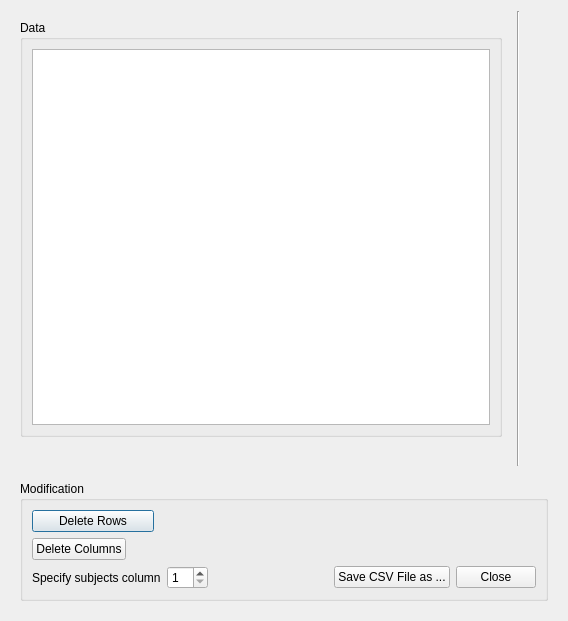
<?xml version="1.0" encoding="UTF-8"?>
<ui version="4.0">
 <class>EditInputDialog</class>
 <widget class="QDialog" name="EditInputDialog">
  <property name="geometry">
   <rect>
    <x>0</x>
    <y>0</y>
    <width>568</width>
    <height>621</height>
   </rect>
  </property>
  <property name="sizePolicy">
   <sizepolicy hsizetype="Preferred" vsizetype="Preferred">
    <horstretch>0</horstretch>
    <verstretch>0</verstretch>
   </sizepolicy>
  </property>
  <property name="windowTitle">
   <string>Dialog</string>
  </property>
  <layout class="QGridLayout" name="gridLayout">
   <item row="0" column="6" colspan="2">
    <widget class="QWidget" name="fileInformation_widget" native="true">
     <property name="sizePolicy">
      <sizepolicy hsizetype="Preferred" vsizetype="Preferred">
       <horstretch>0</horstretch>
       <verstretch>0</verstretch>
      </sizepolicy>
     </property>
     <layout class="QVBoxLayout" name="verticalLayout">
      <item>
       <widget class="QLabel" name="fileInformation_label">
        <property name="sizePolicy">
         <sizepolicy hsizetype="Preferred" vsizetype="Preferred">
          <horstretch>0</horstretch>
          <verstretch>0</verstretch>
         </sizepolicy>
        </property>
        <property name="text">
         <string/>
        </property>
        <property name="alignment">
         <set>Qt::AlignLeading|Qt::AlignLeft|Qt::AlignTop</set>
        </property>
       </widget>
      </item>
     </layout>
    </widget>
   </item>
   <item row="0" column="1" colspan="4">
    <widget class="QWidget" name="data_widget" native="true">
     <property name="minimumSize">
      <size>
       <width>500</width>
       <height>450</height>
      </size>
     </property>
     <layout class="QVBoxLayout" name="verticalLayout_3">
      <item>
       <widget class="QGroupBox" name="data_groupBox">
        <property name="title">
         <string>Data</string>
        </property>
        <layout class="QGridLayout" name="gridLayout_2">
         <item row="0" column="0" colspan="2">
          <widget class="QTableWidget" name="data_tableWidget"/>
         </item>
        </layout>
       </widget>
      </item>
      <item>
       <spacer name="horizontalSpacer">
        <property name="orientation">
         <enum>Qt::Horizontal</enum>
        </property>
        <property name="sizeHint" stdset="0">
         <size>
          <width>40</width>
          <height>20</height>
         </size>
        </property>
       </spacer>
      </item>
     </layout>
    </widget>
   </item>
   <item row="1" column="1" rowspan="4" colspan="7">
    <widget class="QWidget" name="modification_widget" native="true">
     <property name="sizePolicy">
      <sizepolicy hsizetype="Preferred" vsizetype="Preferred">
       <horstretch>0</horstretch>
       <verstretch>0</verstretch>
      </sizepolicy>
     </property>
     <layout class="QVBoxLayout" name="verticalLayout_4">
      <item>
       <widget class="QGroupBox" name="modification_groupBox">
        <property name="title">
         <string>Modification</string>
        </property>
        <layout class="QGridLayout" name="gridLayout_3">
         <item row="4" column="0">
          <widget class="QLabel" name="subjectsColumn_label">
           <property name="sizePolicy">
            <sizepolicy hsizetype="Fixed" vsizetype="Preferred">
             <horstretch>0</horstretch>
             <verstretch>0</verstretch>
            </sizepolicy>
           </property>
           <property name="text">
            <string>Specify subjects column</string>
           </property>
          </widget>
         </item>
         <item row="4" column="1">
          <widget class="QSpinBox" name="para_subjectsColumn_spinBox">
           <property name="sizePolicy">
            <sizepolicy hsizetype="Fixed" vsizetype="Fixed">
             <horstretch>0</horstretch>
             <verstretch>0</verstretch>
            </sizepolicy>
           </property>
           <property name="minimum">
            <number>1</number>
           </property>
          </widget>
         </item>
         <item row="2" column="0" colspan="2">
          <widget class="QPushButton" name="deleteRows_pushButton">
           <property name="sizePolicy">
            <sizepolicy hsizetype="Fixed" vsizetype="Fixed">
             <horstretch>0</horstretch>
             <verstretch>0</verstretch>
            </sizepolicy>
           </property>
           <property name="minimumSize">
            <size>
             <width>122</width>
             <height>0</height>
            </size>
           </property>
           <property name="text">
            <string>Delete Rows</string>
           </property>
          </widget>
         </item>
         <item row="3" column="0" colspan="2">
          <widget class="QPushButton" name="deleteColumns_pushButton">
           <property name="sizePolicy">
            <sizepolicy hsizetype="Fixed" vsizetype="Fixed">
             <horstretch>0</horstretch>
             <verstretch>0</verstretch>
            </sizepolicy>
           </property>
           <property name="minimumSize">
            <size>
             <width>0</width>
             <height>0</height>
            </size>
           </property>
           <property name="text">
            <string>Delete Columns</string>
           </property>
          </widget>
         </item>
         <item row="4" column="2">
          <spacer name="horizontalSpacer_2">
           <property name="orientation">
            <enum>Qt::Horizontal</enum>
           </property>
           <property name="sizeType">
            <enum>QSizePolicy::Minimum</enum>
           </property>
           <property name="sizeHint" stdset="0">
            <size>
             <width>40</width>
             <height>20</height>
            </size>
           </property>
          </spacer>
         </item>
         <item row="4" column="3">
          <widget class="QPushButton" name="saveFile_pushButton">
           <property name="sizePolicy">
            <sizepolicy hsizetype="Fixed" vsizetype="Fixed">
             <horstretch>0</horstretch>
             <verstretch>0</verstretch>
            </sizepolicy>
           </property>
           <property name="text">
            <string>Save CSV File as ...</string>
           </property>
          </widget>
         </item>
         <item row="4" column="4">
          <widget class="QPushButton" name="close_pushButton">
           <property name="sizePolicy">
            <sizepolicy hsizetype="Fixed" vsizetype="Fixed">
             <horstretch>0</horstretch>
             <verstretch>0</verstretch>
            </sizepolicy>
           </property>
           <property name="text">
            <string>Close</string>
           </property>
          </widget>
         </item>
         <item row="2" column="2" colspan="3">
          <spacer name="horizontalSpacer_3">
           <property name="orientation">
            <enum>Qt::Horizontal</enum>
           </property>
           <property name="sizeHint" stdset="0">
            <size>
             <width>40</width>
             <height>20</height>
            </size>
           </property>
          </spacer>
         </item>
         <item row="3" column="2" colspan="3">
          <spacer name="horizontalSpacer_4">
           <property name="orientation">
            <enum>Qt::Horizontal</enum>
           </property>
           <property name="sizeHint" stdset="0">
            <size>
             <width>40</width>
             <height>20</height>
            </size>
           </property>
          </spacer>
         </item>
        </layout>
       </widget>
      </item>
     </layout>
    </widget>
   </item>
   <item row="0" column="5">
    <widget class="Line" name="line">
     <property name="orientation">
      <enum>Qt::Vertical</enum>
     </property>
    </widget>
   </item>
  </layout>
 </widget>
 <tabstops>
  <tabstop>data_tableWidget</tabstop>
  <tabstop>deleteRows_pushButton</tabstop>
 </tabstops>
 <resources/>
 <connections>
  <connection>
   <sender>close_pushButton</sender>
   <signal>clicked()</signal>
   <receiver>EditInputDialog</receiver>
   <slot>close()</slot>
   <hints>
    <hint type="sourcelabel">
     <x>650</x>
     <y>512</y>
    </hint>
    <hint type="destinationlabel">
     <x>656</x>
     <y>514</y>
    </hint>
   </hints>
  </connection>
 </connections>
</ui>
